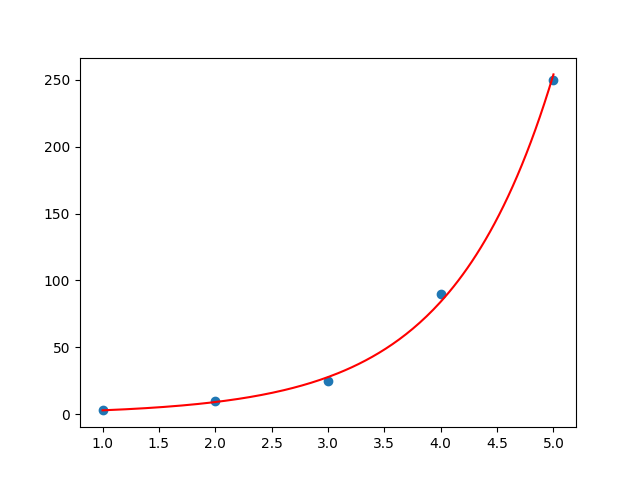

Write the Python code that produced this figure.
import sys

sys.path.append("..")

from utils import poly_regression
from math import log, exp

x = [1, 2, 3, 4, 5]
y = [3, 10, 25, 90, 250]

# Caso algum ponto esteja situado abaixo do eixo x,
# é preciso ajustar o algoritmo

Y = [log(yi) for yi in y]

a0, a1 = poly_regression(x, Y)

# a0 = ln(a) => a = exp(a0)
a = exp(a0)
# a1 = b => b = a1
b = a1

# Apenas para visualização
import matplotlib.pyplot as plt
import numpy as np

def f(x):
  return a * exp(b * x)

t = np.linspace(min(x), max(x), 200)
ft = [f(ti) for ti in t]

plt.scatter(x, y)
plt.plot(t, ft, color="red")
plt.savefig("exp.png")
